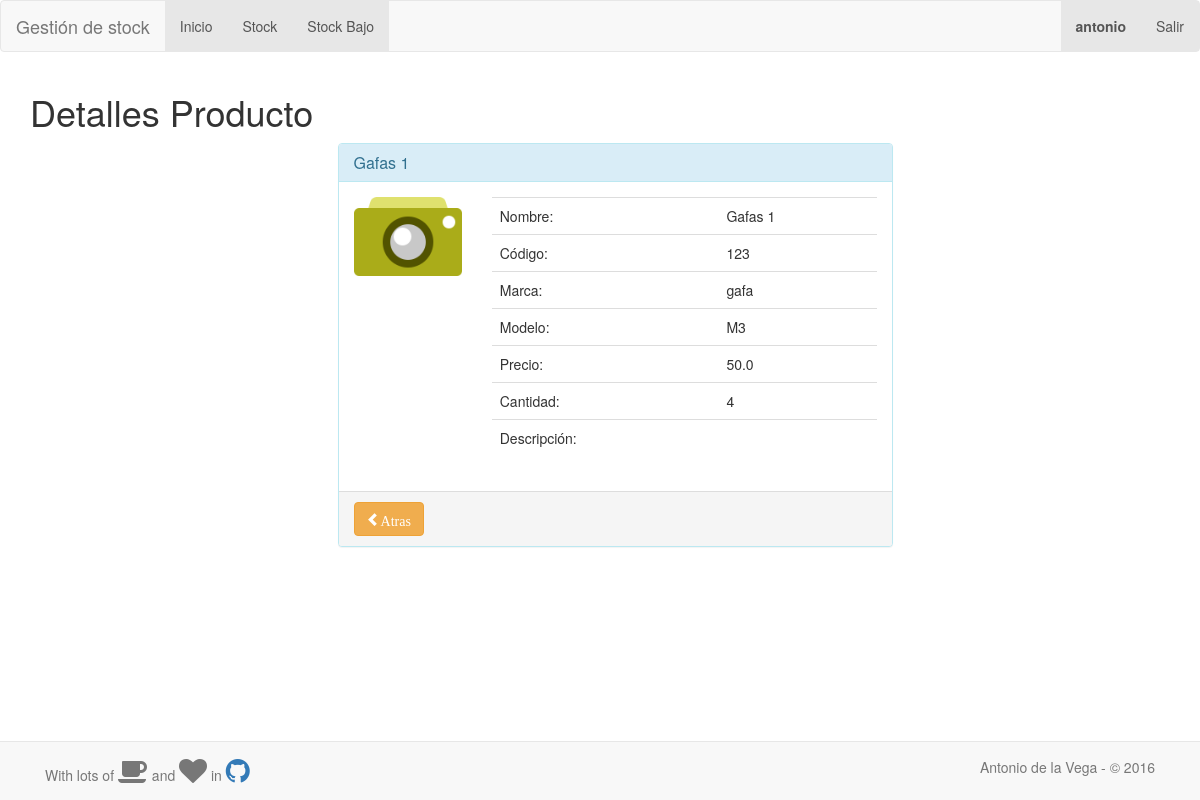
/stock/detalles/1 (signed in), run on the app's committed database.
### gestion_stock/models.py (models this page shows, shortened)
class Producto(models.Model):
    cantidad = models.PositiveIntegerField()
    codigo = models.CharField('Código', max_length=30, blank=True)
    nombre = models.CharField(max_length=30, blank=True)
    marca = models.CharField(max_length=30, blank=True)
    modelo = models.CharField(max_length=30, blank=True)
    precio = models.FloatField('Precio (EUR)')
    descripcion = models.TextField('Descripción', max_length=250, blank=True, null=True)
    foto = models.ImageField(upload_to='stock/', null=True, blank=True)

### gestion_stock/views.py (the view)
# urls.py: url(r'^detalles/(?P<id>[0-9]+)$', views.detalles_producto, name='detalles'),
@login_required
def detalles_producto(request, id):
    producto = Producto.objects.get(pk=id)
    context = {'producto': producto}
    return render(request, 'gestion_stock/detalles_producto.html', context)

### gestion_stock/templates/gestion_stock/detalles_producto.html (shortened to what this page needs)
{% extends "gestion_stock/base.html" %}
{% load bootstrap3 %}
{% load staticfiles %}
{% block content %}
    <h1>Detalles Producto</h1>
    <div class="container">
        <div class="row">
            <div class="col-md-5  toppad  pull-right col-md-offset-3 ">
            </div>
            <div class="col-xs-12 col-sm-12 col-md-6 col-lg-6 col-xs-offset-0 col-sm-offset-0 col-md-offset-3 col-lg-offset-3 toppad">
                <div class="panel panel-info">
                    <div class="panel-heading">
                        <h3 class="panel-title">{{ producto.nombre }}</h3>
                    </div>
                    <div class="panel-body">
                        <div class="row">
                            {% if producto.foto %}
                                <div class="col-md-3 col-lg-3 " align="center"><img alt="User Pic"
                                                                                    src="{{ producto.foto.url }}"
                                                                                    class="img-responsive"></div>
                            {% else %}
                                <div class="col-md-3 col-lg-3 " align="center"><img alt="User Pic"
                                                                                    src="{% static "gestion_stock/images/producto.png" %}"
                                                                                    class="img-responsive"></div>
                            {% endif %}
                            <div class=" col-md-9 col-lg-9 ">
                                <table class="table table-user-information">
                                    <tbody>
                                    <tr>
                                        <td>Nombre:</td>
                                        <td>{{ producto.nombre }}</td>
                                    </tr>
                                    <tr>
                                        <td>Código:</td>
                                        <td>{{ producto.codigo }}</td>
                                    </tr>
                                    <tr>
                                        <td>Marca:</td>
                                        <td>{{ producto.marca }} </td>
                                    </tr>
                                    <tr>
                                        <td>Modelo:</td>
                                        <td>{{ producto.modelo }} </td>
                                    </tr>
                                    <tr>
                                        <td>Precio:</td>
                                        <td>{{ producto.precio }} </td>
                                    </tr>
                                    <tr>
                                        <td>Cantidad:</td>
                                        <td>{{ producto.cantidad }} </td>
                                    </tr>
                                    <tr>
                                        <td>Descripción:</td>
                                        <td>{{ producto.descripcion }} </td>
                                    </tr>
                                    </tbody>
                                </table>
                            </div>
                        </div>
                    </div>
                    <div class="panel-footer">
                        <a href="/stock" class="btn btn-warning"><span
                                class="glyphicon glyphicon-chevron-left">Atras</a>
                    </div>
                </div>
            </div>
        </div>
    </div>
{% endblock %}

### inicio/templates/inicio/base.html (shortened to what this page needs)
<!DOCTYPE html>
<html lang="es">
<head>
    <link rel="stylesheet" href="https://maxcdn.bootstrapcdn.com/font-awesome/4.5.0/css/font-awesome.min.css">
    <link href="/static/css/datetimepicker.css" type="text/css" media="all" rel="stylesheet"/>
    {% load staticfiles %}
</head>
<body>
{% load bootstrap3 %}
{% bootstrap_css %}
{% load staticfiles %}
<div id="bar">
    {% block bar %}
        <nav role="navigation" class="navbar navbar-default">
            <div class="navbar-header">
                <div id="bar_name">
                    {% block bar_name %}{% endblock %}
                </div>
            </div>
            <div id="navbarCollapse" class="collapse navbar-collapse">
                <ul class="nav navbar-nav">
                    <li class="active"><a href="/inicio">Inicio</a></li>
                    {% block extend_menu %}{% endblock %}
                </ul>
                <ul class="nav navbar-nav navbar-right">
                    <li class="active"><a href="#"><strong>{{ request.user.username }}</strong></a></li>
                    <li class="active"><a href="/logout">Salir</a></li>
                </ul>
            </div>
        </nav>
    {% endblock %}
</div>
<div class="container">
    <div id="content">
        {% block content %}{% endblock %}
    </div>
</div>
<p> &nbsp</p>
<p> &nbsp</p>
<p> &nbsp</p>
<p> &nbsp</p>
<div class="navbar navbar-default navbar-fixed-bottom">
    <div class="container">
        <p class="navbar-text pull-left">
            With lots of <i class="fa fa-coffee fa-2x"></i> and <i class="fa fa-heart fa-2x"></i> in <a
                href="https://github.com/antoniovj1/proyecto_ddsi"> <i class="fa fa-github fa-2x"></i> </a>
        </p>
        <p class="navbar-text pull-right"> Antonio de la Vega - © 2016 </p>
    </div>
</div>
</body>
</html>

### data on the page
Producto: nombre "Gafas 1", codigo "123", marca "gafa", modelo "M3", precio "50.0", cantidad "4"

### other printed values
{{ request.user.username }} "antonio"
